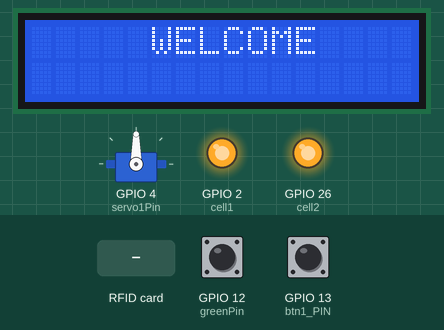
This program was run on a simulated ESP32. Parts: 16×2 character LCD, servo, output pins drawn as LEDs (lit = HIGH). The inputs (shaded band) are chosen by the test bench; at power-on: GPIO 12 (greenPin) HIGH, GPIO 13 (btn1_PIN) HIGH. WiFi joins after 1.5 s; servers stay silent unless stated; uploads are accepted with an empty reply; what the program prints to the serial monitor is not drawn.

Above: at 1.7 s.
At 7.8 s:
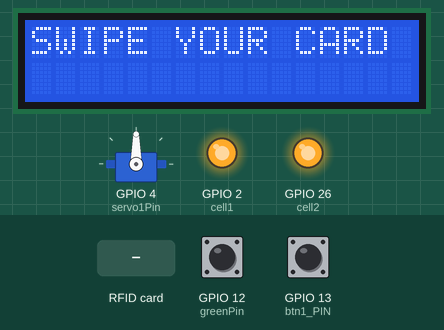
7.9 s: RFID card 5E 7A 19 C4 held to the reader
At 8.8 s:
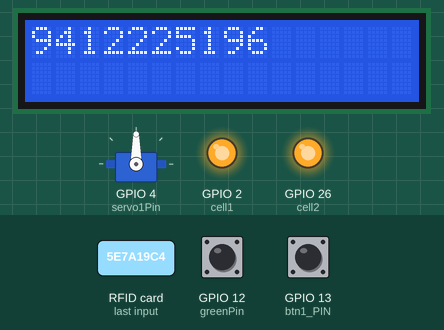
9.4 s: GPIO 12 (greenPin) pulled LOW for 0.15 s
At 15.0 s:
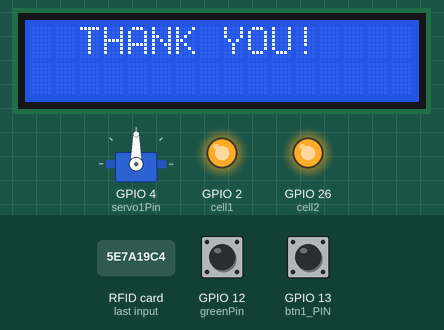
Timing chart, 0 to 16.5 s (numbered marks = the images above; inputs shaded):
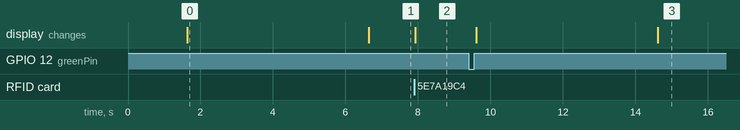

Measured:
- after the input at 7.9 s, the display: changes at once (image 2)
- after the input at 9.4 s, the display: first changes after 0.20 s (image 3 shows a later state)
- what the display in image 0 shows lasts 5.0 s, from 1.6 s to 6.6 s

The program:

main.cpp
```cpp
#include <Arduino.h>
#include <WiFi.h>
#include <HTTPClient.h>
#include <MFRC522.h> //library responsible for communicating with the module RFID-RC522
#include <SPI.h>     //library responsible for communicating of SPI bus
#include <Wire.h>
#include <LiquidCrystal_I2C.h>
#include <ESP32Servo.h>

#define cell1 2
#define cell2 26
#define SS_PIN 21
#define RST_PIN 22
#define SIZE_BUFFER 18
#define MAX_SIZE_BLOCK 16
#define greenPin 12
#define redPin 2
#define SDA_2 33
#define SCL_2 32
#define btn1_PIN  13
#define btn2_PIN  12
// #define btn3_PIN  14
// #define btn4_PIN  27
byte nuidPICC[4] = {0, 0, 0, 0};
String rfidSt = "";
int item=0;
// used in authentication
MFRC522::MIFARE_Key key;
// authentication return status code
MFRC522::StatusCode status;
// Defined pins to module RC522
MFRC522 mfrc522(SS_PIN, RST_PIN);
LiquidCrystal_I2C lcd(0x27, 16, 2);
Servo myservo;
int pos = 0; // variable to store the servo position
// Recommended PWM GPIO pins on the ESP32 include 2,4,12-19,21-23,25-27,32-33
int servo1Pin = 4;

const char *ssid = "RIGJAZZ";
const char *password = "Kashmiri786";

const char *serverName = "http://espstack.com/vendingMachine/getapi.php";

void getData(int item){
  WiFiClient client;
  HTTPClient http;

  // Your Domain name with URL path or IP address with path
  http.begin(client, serverName);


  // If you need an HTTP request with a content type: application/json, use the following:
  http.addHeader("Content-Type", "application/json");
  int httpResponseCode = http.POST("{\"rfid\":\""+rfidSt+"\",\"cell\":\""+(String)item+"\"}");

  // If you need an HTTP request with a content type: text/plain
  // http.addHeader("Content-Type", "text/plain");
  // int httpResponseCode = http.POST("Hello, World!");

  Serial.print("HTTP Response code: ");
  Serial.println(httpResponseCode);
  // httpResponseCode = http.GET();

  if (httpResponseCode > 0)
  {
      String payload = http.getString();
    Serial.println(payload);
    if (payload.indexOf("Sucess!") > -1)
    {
      Serial.println("SUCESS");
      if (item == 1)
      {
        digitalWrite(cell1, LOW);
        Serial.println("ITEM 1");
        delay(500);
        digitalWrite(cell1, HIGH);
      }
      if (item == 2)
      {
        digitalWrite(cell2, LOW);
        Serial.println("ITEM 2");
        delay(500);
        digitalWrite(cell2, HIGH);
      }
    }

    lcd.clear();
    lcd.print((String)payload);
    if(payload.length()>16){
      lcd.setCursor(0,1);
      payload.remove(0,16);
      lcd.print((String)payload);
    }
    delay(5000);
    lcd.clear();
    lcd.print("  THANK YOU!");
    delay(5000);
    lcd.clear();
    lcd.print("SWIPE YOUR CARD");
    rfidSt = "";
  }
  else
  {
    Serial.print("Error code: ");
    Serial.println(httpResponseCode);
  }

  // Free resources
  http.end();
}

void printDec(byte *buffer, byte bufferSize)
{
  rfidSt = "";
  for (byte i = 0; i < bufferSize; i++)
  {
    Serial.print(buffer[i] < 0x10 ? " 0" : " ");
    Serial.print(buffer[i], DEC);
    rfidSt += buffer[i];
  }
  Serial.println("\r\n########## TAG Found ######");
  Serial.println("RFID Tag Value: " + rfidSt);
  lcd.clear();
  lcd.print(rfidSt);
 // getData();
  // //////printOLED(0, 0, "RFID:\r\n" + (rfidSt));
}

void readRFID(void)
{ /* function readRFID */
  ////Read RFID card
  for (byte i = 0; i < 6; i++)
  {
    key.keyByte[i] = 0xFF;
  }
  // Look for new 1 cards
  if (!mfrc522.PICC_IsNewCardPresent())
    return;
  // Verify if the NUID has been readed
  if (!mfrc522.PICC_ReadCardSerial())
    return;
  // Store NUID into nuidPICC array
  for (byte i = 0; i < 4; i++)
  {
    nuidPICC[i] = mfrc522.uid.uidByte[i];
  }
  Serial.print(F("RFID In dec: "));
  printDec(mfrc522.uid.uidByte, mfrc522.uid.size);
  Serial.println();
  // Halt PICC
  mfrc522.PICC_HaltA();
  // Stop encryption on PCD
  mfrc522.PCD_StopCrypto1();
  delay(500);
}
/**
    Helper routine to dump a byte array as hex values to Serial.
*/
void printHex(byte *buffer, byte bufferSize)
{
  for (byte i = 0; i < bufferSize; i++)
  {
    Serial.print(buffer[i] < 0x10 ? " 0" : " ");
    Serial.print(buffer[i], HEX);
  }
}


void scanner(){
  byte error, address;
  int nDevices;
  Serial.println("Scanning...");
  nDevices = 0;
  for (address = 1; address < 127; address++)
  {
    Wire.beginTransmission(address);
    error = Wire.endTransmission();
    if (error == 0)
    {
      Serial.print("I2C device found at address 0x");
      if (address < 16)
      {
        Serial.print("0");
      }
      Serial.println(address, HEX);
      nDevices++;
    }
    else if (error == 4)
    {
      Serial.print("Unknow error at address 0x");
      if (address < 16)
      {
        Serial.print("0");
      }
      Serial.println(address, HEX);
    }
  }
  if (nDevices == 0)
  {
    Serial.println("No I2C devices found\n");
  }
  else
  {
    Serial.println("done\n");
  }
  delay(5000);
}

void setupWifi(){
  WiFi.begin(ssid, password);
  Serial.println("Connecting");
  while (WiFi.status() != WL_CONNECTED)
  {
    delay(500);
    Serial.print(".");
  }
  Serial.println("");
  Serial.print("Connected to WiFi network with IP Address: ");
  Serial.println(WiFi.localIP());
}

void setupServo(){
  ESP32PWM::allocateTimer(0);
  ESP32PWM::allocateTimer(1);
  ESP32PWM::allocateTimer(2);
  ESP32PWM::allocateTimer(3);
  myservo.setPeriodHertz(50); // standard 50 hz servo
  myservo.attach(servo1Pin, 500, 2400);
}
void setup()
{
  pinMode(cell1, OUTPUT);
  pinMode(cell2, OUTPUT);
  digitalWrite(cell1, HIGH);
  digitalWrite(cell2, HIGH);
  lcd.init(); // initialize the lcd
  lcd.backlight();
  Wire.begin(SDA_2,SCL_2);
  Serial.begin(115200);
  SPI.begin(); // Init SPI bus
  setupWifi();
  setupServo();
  pinMode(greenPin, OUTPUT);
  pinMode(redPin, OUTPUT);

  // Init MFRC522
  mfrc522.PCD_Init();
  Serial.println("Approach your reader card...");
  Serial.println();
  lcd.clear();
  lcd.setCursor(0, 0);
  lcd.print("     WELCOME");
  delay(5000);
  lcd.clear();
  lcd.print("SWIPE YOUR CARD");
  pinMode(btn1_PIN,INPUT_PULLUP);
  pinMode(btn2_PIN, INPUT_PULLUP);
  // pinMode(btn3_PIN, INPUT_PULLUP);
  // pinMode(btn4_PIN, INPUT_PULLUP);

  // while (1)
  // {
  //   digitalWrite(cell1,LOW);
  //   Serial.println("LOW");
  //   delay(100);
  //   digitalWrite(cell1,HIGH);
  //   Serial.println("HIGH");
  //   delay(8000);

  //   digitalWrite(cell2, LOW);
  //   Serial.println("LOW");
  //   delay(100);
  //   digitalWrite(cell2, HIGH);
  //   Serial.println("HIGH");
  //   delay(8000);
  // }

}

void loop()
{
  readRFID();
 // scanner();
//Serial.println(digitalRead(btn1_PIN));
  if ((digitalRead(btn1_PIN) == 0) && (rfidSt.length()>0))
  {
    Serial.println("BTN1");

    getData(1);
  }
  if ((digitalRead(btn2_PIN) == 0) && (rfidSt.length() > 0))
  {
    Serial.println("BTN2");
    getData(2);
 }
//  if ((digitalRead(btn3_PIN) == 0) && (rfidSt.length() > 0))
//  {
//   Serial.println("BTN3");
//   getData(3);
//  }
//  if ((digitalRead(btn4_PIN) == 0) && (rfidSt.length() > 0))
//  {
//   Serial.println("BTN4");
//   getData(4);
//  }


}
```
